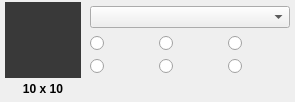
<?xml version="1.0" encoding="UTF-8"?>
<ui version="4.0">
 <class>ContextPaneWidgetImage</class>
 <widget class="QWidget" name="ContextPaneWidgetImage">
  <property name="geometry">
   <rect>
    <x>0</x>
    <y>0</y>
    <width>295</width>
    <height>102</height>
   </rect>
  </property>
  <property name="windowTitle">
   <string>Form</string>
  </property>
  <layout class="QGridLayout" name="gridLayout">
   <property name="leftMargin">
    <number>0</number>
   </property>
   <property name="topMargin">
    <number>2</number>
   </property>
   <property name="rightMargin">
    <number>2</number>
   </property>
   <property name="bottomMargin">
    <number>2</number>
   </property>
   <property name="horizontalSpacing">
    <number>4</number>
   </property>
   <property name="verticalSpacing">
    <number>0</number>
   </property>
   <item row="1" column="5">
    <widget class="QRadioButton" name="verticalStretchRadioButton">
     <property name="toolTip">
      <string>The image is stretched vertically and tiled horizontally.</string>
     </property>
     <property name="text">
      <string/>
     </property>
     <property name="icon">
      <iconset resource="resources.qrc">
       <normaloff>:/qmldesigner/images/vertical-scale-icon.png</normaloff>:/qmldesigner/images/vertical-scale-icon.png</iconset>
     </property>
     <property name="iconSize">
      <size>
       <width>24</width>
       <height>24</height>
      </size>
     </property>
    </widget>
   </item>
   <item row="3" column="1">
    <widget class="QLabel" name="sizeLabel">
     <property name="font">
      <font>
       <weight>75</weight>
       <bold>true</bold>
      </font>
     </property>
     <property name="text">
      <string>10 x 10</string>
     </property>
     <property name="alignment">
      <set>Qt::AlignCenter</set>
     </property>
    </widget>
   </item>
   <item row="0" column="1" rowspan="3">
    <widget class="QLabel" name="label">
     <property name="minimumSize">
      <size>
       <width>76</width>
       <height>76</height>
      </size>
     </property>
     <property name="maximumSize">
      <size>
       <width>76</width>
       <height>76</height>
      </size>
     </property>
     <property name="palette">
      <palette>
       <active>
        <colorrole role="Base">
         <brush brushstyle="SolidPattern">
          <color alpha="255">
           <red>255</red>
           <green>255</green>
           <blue>255</blue>
          </color>
         </brush>
        </colorrole>
        <colorrole role="Window">
         <brush brushstyle="SolidPattern">
          <color alpha="255">
           <red>57</red>
           <green>57</green>
           <blue>57</blue>
          </color>
         </brush>
        </colorrole>
       </active>
       <inactive>
        <colorrole role="Base">
         <brush brushstyle="SolidPattern">
          <color alpha="255">
           <red>255</red>
           <green>255</green>
           <blue>255</blue>
          </color>
         </brush>
        </colorrole>
        <colorrole role="Window">
         <brush brushstyle="SolidPattern">
          <color alpha="255">
           <red>57</red>
           <green>57</green>
           <blue>57</blue>
          </color>
         </brush>
        </colorrole>
       </inactive>
       <disabled>
        <colorrole role="Base">
         <brush brushstyle="SolidPattern">
          <color alpha="255">
           <red>57</red>
           <green>57</green>
           <blue>57</blue>
          </color>
         </brush>
        </colorrole>
        <colorrole role="Window">
         <brush brushstyle="SolidPattern">
          <color alpha="255">
           <red>57</red>
           <green>57</green>
           <blue>57</blue>
          </color>
         </brush>
        </colorrole>
       </disabled>
      </palette>
     </property>
     <property name="autoFillBackground">
      <bool>true</bool>
     </property>
     <property name="text">
      <string/>
     </property>
     <property name="alignment">
      <set>Qt::AlignLeading|Qt::AlignLeft|Qt::AlignTop</set>
     </property>
    </widget>
   </item>
   <item row="0" column="0">
    <spacer name="horizontalSpacer">
     <property name="orientation">
      <enum>Qt::Horizontal</enum>
     </property>
     <property name="sizeType">
      <enum>QSizePolicy::Fixed</enum>
     </property>
     <property name="sizeHint" stdset="0">
      <size>
       <width>5</width>
       <height>20</height>
      </size>
     </property>
    </spacer>
   </item>
   <item row="2" column="3">
    <widget class="QRadioButton" name="tileRadioButton">
     <property name="toolTip">
      <string>The image is duplicated horizontally and vertically.</string>
     </property>
     <property name="text">
      <string/>
     </property>
     <property name="icon">
      <iconset resource="resources.qrc">
       <normaloff>:/qmldesigner/images/tile-icon.png</normaloff>:/qmldesigner/images/tile-icon.png</iconset>
     </property>
     <property name="iconSize">
      <size>
       <width>24</width>
       <height>24</height>
      </size>
     </property>
    </widget>
   </item>
   <item row="1" column="4">
    <widget class="QRadioButton" name="horizontalStretchRadioButton">
     <property name="toolTip">
      <string>The image is stretched horizontally and tiled vertically.</string>
     </property>
     <property name="text">
      <string/>
     </property>
     <property name="icon">
      <iconset resource="resources.qrc">
       <normaloff>:/qmldesigner/images/horizontal-scale-icon.png</normaloff>:/qmldesigner/images/horizontal-scale-icon.png</iconset>
     </property>
     <property name="iconSize">
      <size>
       <width>24</width>
       <height>24</height>
      </size>
     </property>
    </widget>
   </item>
   <item row="0" column="3" colspan="3">
    <widget class="QmlEditorWidgets::FileWidget" name="fileWidget">
     <property name="sizePolicy">
      <sizepolicy hsizetype="Expanding" vsizetype="Fixed">
       <horstretch>0</horstretch>
       <verstretch>0</verstretch>
      </sizepolicy>
     </property>
     <property name="minimumSize">
      <size>
       <width>200</width>
       <height>0</height>
      </size>
     </property>
     <property name="maximumSize">
      <size>
       <width>200</width>
       <height>16777215</height>
      </size>
     </property>
    </widget>
   </item>
   <item row="2" column="4">
    <widget class="QRadioButton" name="preserveAspectFitRadioButton">
     <property name="toolTip">
      <string>The image is scaled uniformly to fit without cropping.</string>
     </property>
     <property name="text">
      <string/>
     </property>
     <property name="icon">
      <iconset resource="resources.qrc">
       <normaloff>:/qmldesigner/images/aspect-fit-icon.png</normaloff>:/qmldesigner/images/aspect-fit-icon.png</iconset>
     </property>
     <property name="iconSize">
      <size>
       <width>24</width>
       <height>24</height>
      </size>
     </property>
    </widget>
   </item>
   <item row="1" column="3">
    <widget class="QRadioButton" name="stretchRadioButton">
     <property name="toolTip">
      <string>The image is scaled to fit.</string>
     </property>
     <property name="text">
      <string/>
     </property>
     <property name="icon">
      <iconset resource="resources.qrc">
       <normaloff>:/qmldesigner/images/scale-icon.png</normaloff>:/qmldesigner/images/scale-icon.png</iconset>
     </property>
     <property name="iconSize">
      <size>
       <width>24</width>
       <height>24</height>
      </size>
     </property>
    </widget>
   </item>
   <item row="2" column="5">
    <widget class="QRadioButton" name="cropAspectFitRadioButton">
     <property name="toolTip">
      <string>The image is scaled uniformly to fill, cropping if necessary.</string>
     </property>
     <property name="text">
      <string/>
     </property>
     <property name="icon">
      <iconset resource="resources.qrc">
       <normaloff>:/qmldesigner/images/aspect-crop-icon.png</normaloff>:/qmldesigner/images/aspect-crop-icon.png</iconset>
     </property>
     <property name="iconSize">
      <size>
       <width>24</width>
       <height>24</height>
      </size>
     </property>
    </widget>
   </item>
   <item row="1" column="2">
    <spacer name="horizontalSpacer_2">
     <property name="orientation">
      <enum>Qt::Horizontal</enum>
     </property>
     <property name="sizeType">
      <enum>QSizePolicy::Fixed</enum>
     </property>
     <property name="sizeHint" stdset="0">
      <size>
       <width>5</width>
       <height>20</height>
      </size>
     </property>
    </spacer>
   </item>
  </layout>
 </widget>
 <customwidgets>
  <customwidget>
   <class>QmlEditorWidgets::FileWidget</class>
   <extends>QComboBox</extends>
   <header location="global">qmleditorwidgets/filewidget.h</header>
  </customwidget>
 </customwidgets>
 <resources>
  <include location="resources.qrc"/>
 </resources>
 <connections/>
</ui>
